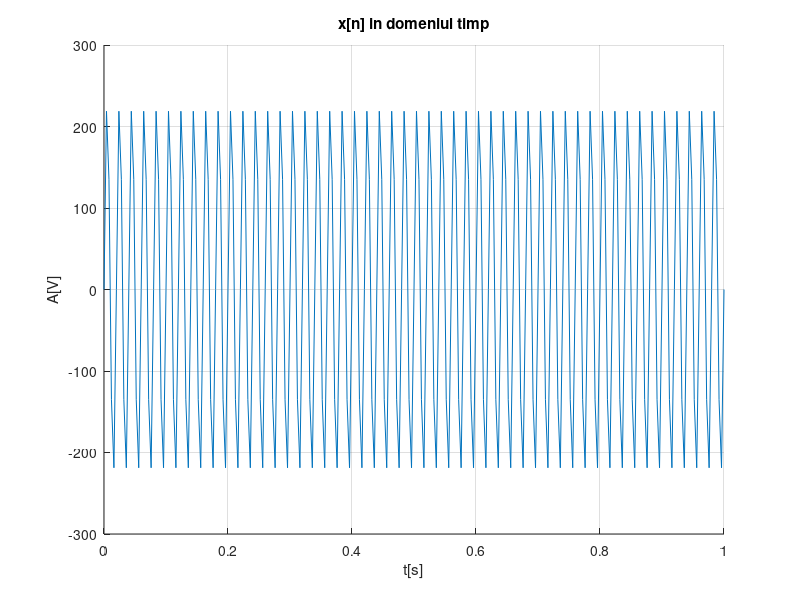
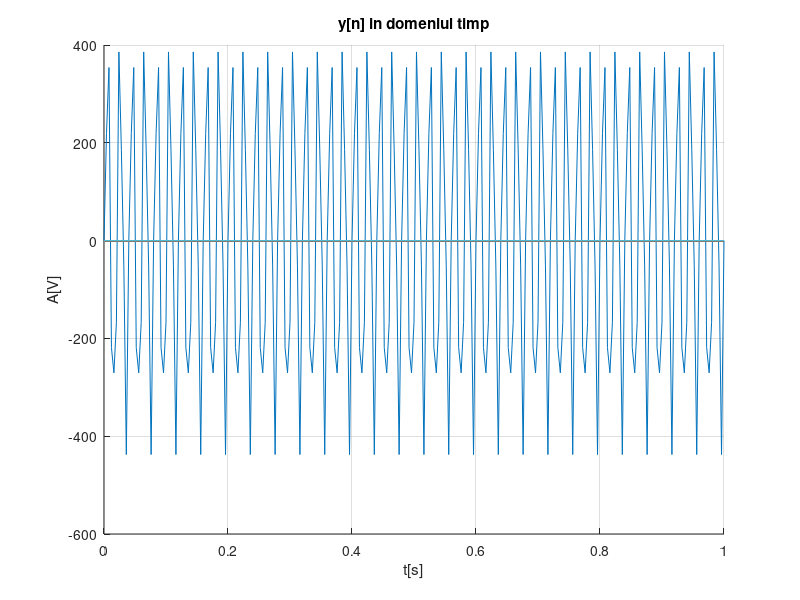
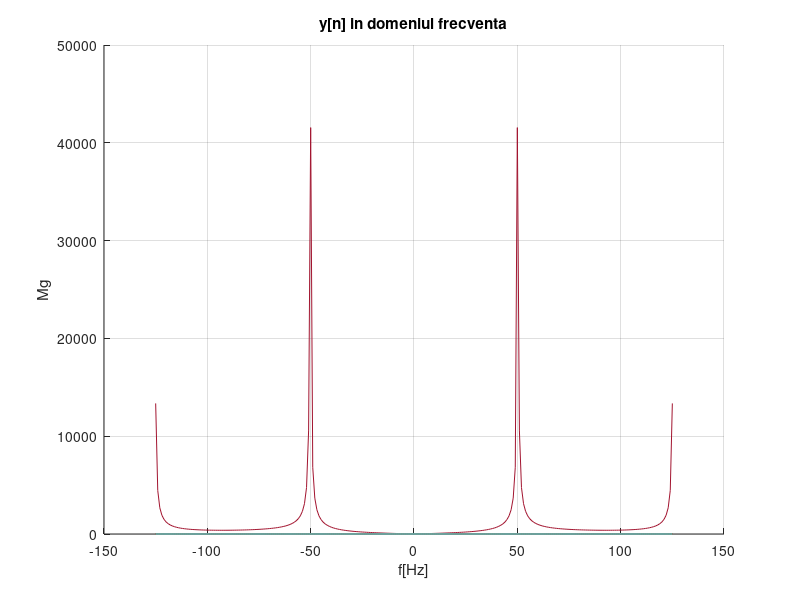
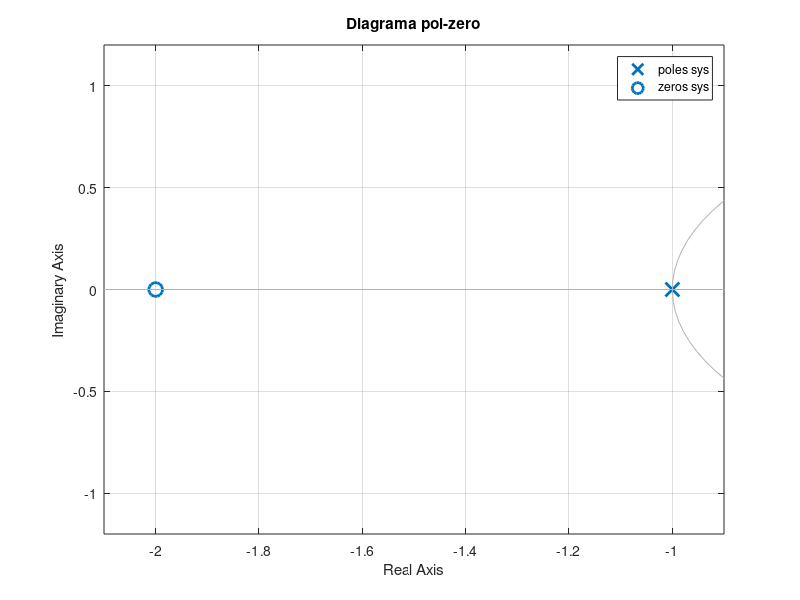

The MATLAB source for these figures, in order:
clc
close all
clear

a = 230;
f = 50;
fs = 5*f;
ts = 1/fs;
alpha = 0; % defazaj
len = 1;
t = 0 : ts : len; 
x = a*sin(2*pi*f*t + alpha);

y = zeros(length(x));
y(1) = 0;
for i=2:1:length(x)
    y(i) = x(i) + 2*x(i-1) -y(i-1);
end

figure(1)
hold on
plot(t,x);
title("x[n] in domeniul timp");
xlabel("t[s]")
ylabel("A[V]")
grid on;
hold off

figure(2)
hold on
plot(t,y);
title("y[n] in domeniul timp");
xlabel("t[s]")
ylabel("A[V]")
grid on;
hold off

Y = fft(y);
magnitudes = abs(Y);
magnitudes = fftshift(magnitudes);
freq = linspace(-fs/2,fs/2,length(magnitudes));
figure(3)
hold on
plot(freq,magnitudes);
title("y[n] in domeniul frecventa");
xlabel("f[Hz]")
ylabel("Mg")
grid on;
hold off

A = [1, 1];
B = [1,2];
sys = tf(B, A, 1/fs);
figure(4)
pzmap(sys);
title("Diagrama pol-zero")
%zgrid;
